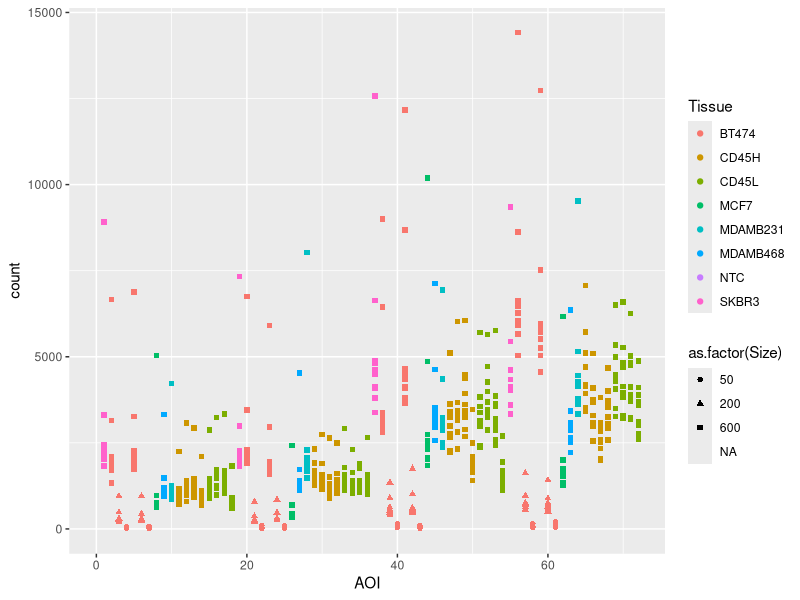
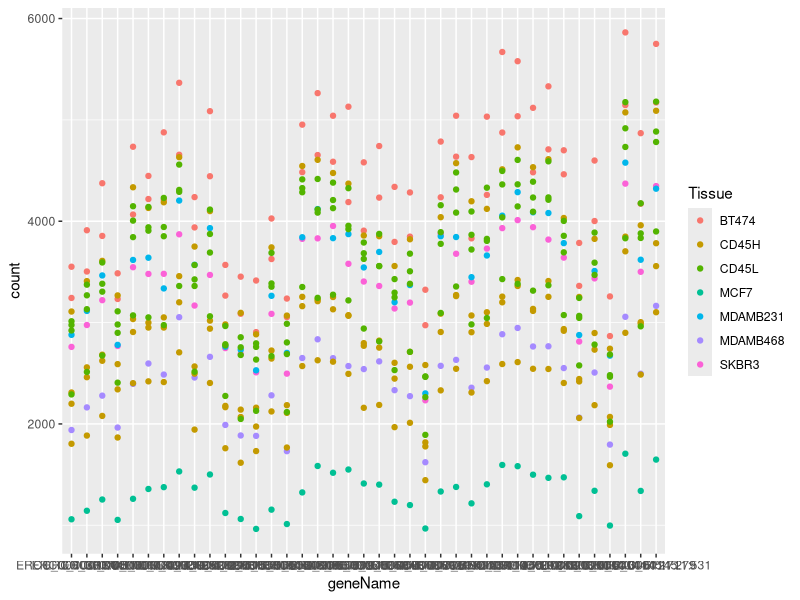
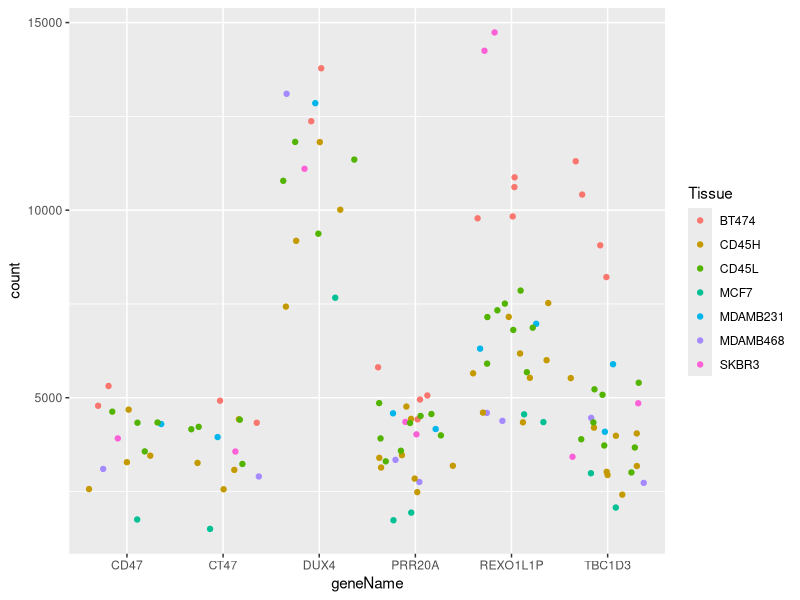
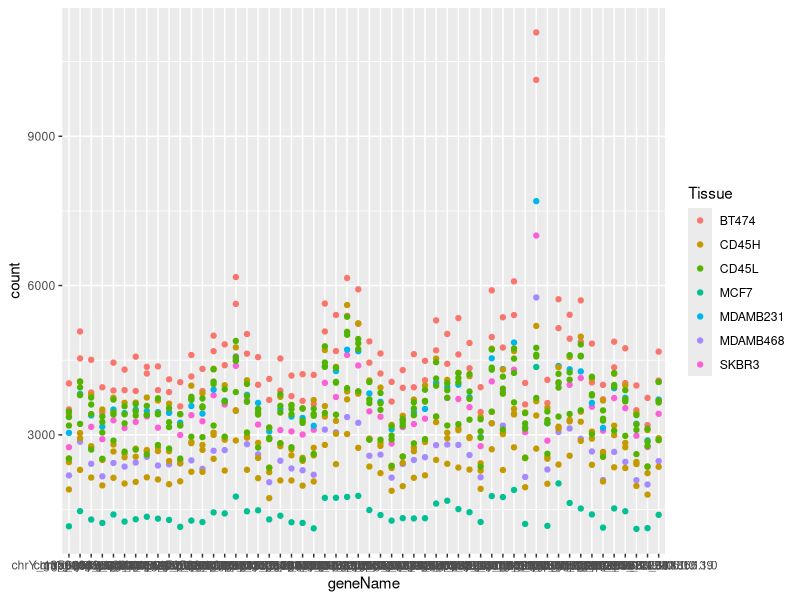
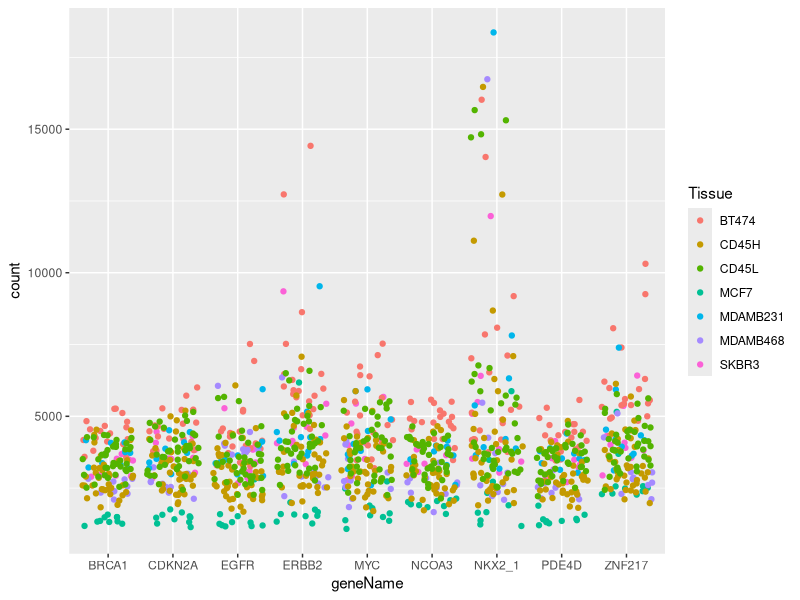
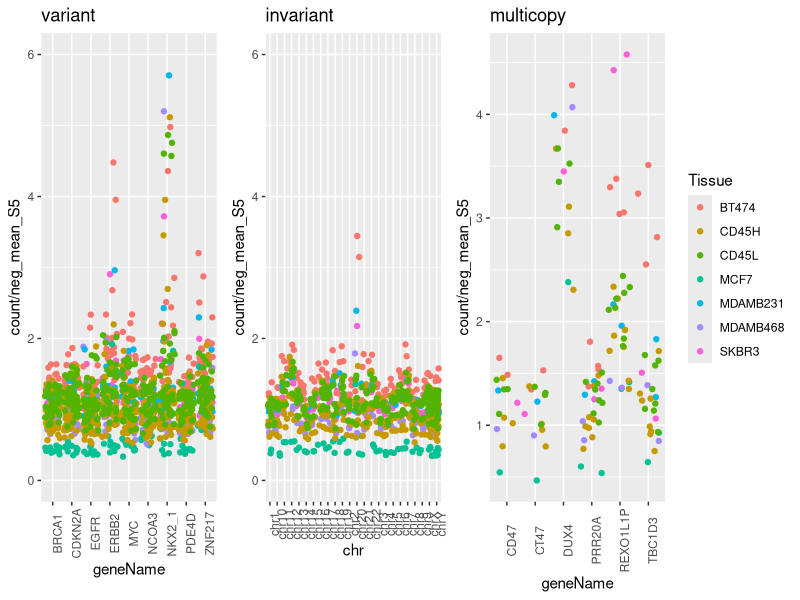
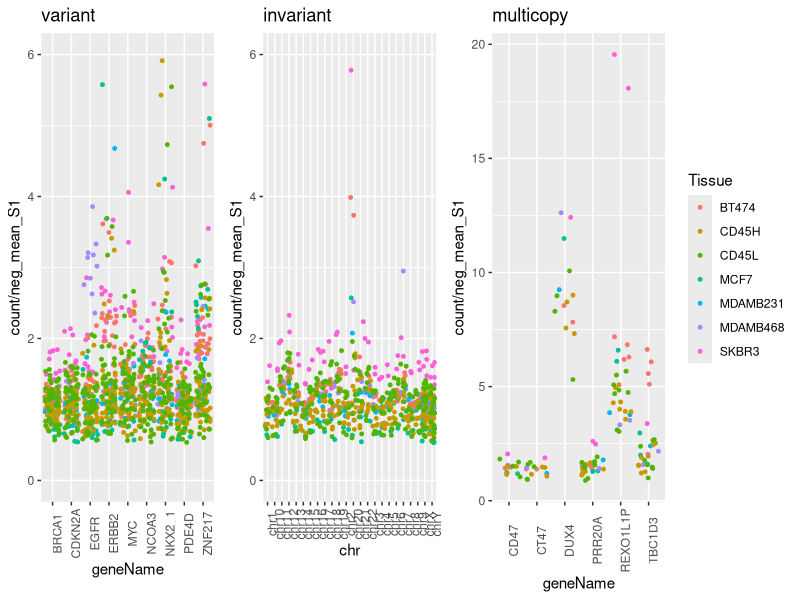
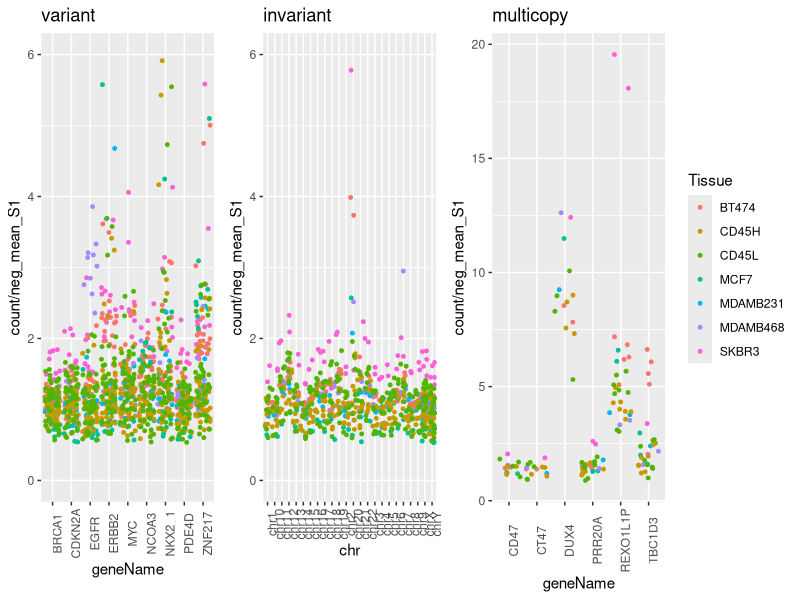

These figures' R source, in order:
## ---- chunk 1
knitr::opts_chunk$set(echo = TRUE)
## ---- chunk 2
library(tidyverse)
library(dplyr)
library(egg)
#library(plotly)
library(pheatmap)
library(psych)
library(reshape2)
## ---- chunk 3
counts <- read_tsv("DSP_CNV_e1/output_dedup.txt")
counts_long <- pivot_longer(counts, cols=-Sample_ID) %>% dplyr::rename(rts_id = name, count = value)

aoi <- read_csv("AOI_descriptions.csv")
#rts <- read_csv("rts_assignment.csv") %>% dplyr::rename(rts_id = 'RTS ID')
rts<- read_csv("rts.csv")

counts_described <- left_join(aoi,counts_long)

counts_assigned <- left_join(counts_described,rts)

#write_csv(counts_assigned, path = "DSP_CNV_exp1_counts.csv")

## ---- chunk 4
ggplot(counts_assigned %>% filter(geneName %in% "ERBB2"), aes(x = AOI, y = count, col= Tissue, shape = as.factor(Size))) + geom_point()
## ---- chunk 5
S5 <- counts_assigned %>% filter(Slide == 5)

S5 %>% filter(category %in% "ercc")  %>% filter(Size == 600) %>% ggplot(aes(x = geneName, y = count, col = Tissue)) + geom_point()
S5 %>% filter(category %in% "multicopy") %>% filter(Size == 600)  %>% ggplot(aes(x = geneName, y = count, col = Tissue)) + geom_jitter()
S5 %>% filter(category %in% "invariant") %>% filter(Size == 600)  %>% ggplot(aes(x = geneName, y = count, col = Tissue)) + geom_point()
S5 %>% filter(category %in% "variant") %>% filter(Size == 600) %>% ggplot(aes(x = geneName, y = count, col = Tissue)) + geom_jitter()

geo <- exp(mean(log2(S5 %>% filter(category %in% "ercc") %>% select(count) %>% as.matrix())))
geo

neg_mean_S5 <- mean(
  S5 %>% 
    filter(category %in% "ercc") %>% 
    filter(Size==600) %>% 
    select(count) %>% as.matrix()
  )



pos <- exp(mean(log2(S5 %>% filter(category %in% "variant") %>% select(count) %>% as.matrix())))
pos

pos_mean <- mean(S5 %>% filter(category %in% "variant") %>% select(count) %>% as.matrix())
pos_mean

## ---- chunk 6
# multi panel plot for slide 5
variantPlot_S5 <- S5 %>% 
  filter(category %in% c("variant")) %>% 
  filter(Size == 600) %>% 
  ggplot(aes(x = geneName, y = count/neg_mean_S5, col = Tissue)) + geom_jitter() +
  theme(legend.position = "none",axis.text.x = element_text(angle = 90)) +
  scale_y_continuous(limits = c(0,6))+
  labs(title="variant")

multicopyPlot_S5 <- S5 %>% 
  filter(category %in% c("multicopy")) %>% 
  filter(Size == 600) %>% 
  ggplot(aes(x = geneName, y = count/neg_mean_S5, col = Tissue)) + geom_jitter() +
  theme(axis.text.x = element_text(angle = 90)) +
#  scale_y_continuous(limits = c(0,6)) +
  labs(title="multicopy")

invariantPlot_S5 <- S5 %>% 
  filter(category %in% "invariant") %>% 
  filter(Size == 600) %>% 
  ggplot(aes(x = chr, y = count/neg_mean_S5, col = Tissue)) + geom_jitter() +
  theme(legend.position = "none",axis.text.x = element_text(angle = 90)) +
  scale_y_continuous(limits = c(0,6)) +
  labs(title="invariant")


slide5<- ggarrange(
  variantPlot_S5,invariantPlot_S5,multicopyPlot_S5, 
  nrow = 1
  )

ggsave(slide5,filename = "slide_5_variants_invariants.png",device="png",width = 10, height=6)
## ---- chunk 7
# subset to slide 1
S1 <- counts_assigned %>% filter(Slide == 1)

# find the geometric mean of the negative counts
neg_mean_S1 <- geometric.mean(
  S1 %>% 
    filter(category %in% "ercc") %>% 
    filter(Size==600) %>% 
    select(count) %>% as.matrix()
  )
neg_mean_S1

neg_sd_S1 <- sd(
  S1 %>% 
    filter(category %in% "ercc") %>% 
    filter(Size==600) %>% 
    select(count) %>% as.matrix()
  )


variantPlot_S1 <- S1 %>% 
  filter(category %in% c("variant")) %>% 
  filter(Size == 600) %>% 
  ggplot(aes(x = geneName, y = count/neg_mean_S1, col = Tissue)) + geom_jitter(size = 1) +
  theme(legend.position = "none",axis.text.x = element_text(angle = 90)) +
  scale_y_continuous(limits = c(0,6))+
  labs(title="variant") 

multicopyPlot_S1 <- S1 %>% 
  filter(category %in% c("multicopy")) %>% 
  filter(Size == 600) %>% 
  ggplot(aes(x = geneName, y = count/neg_mean_S1, col = Tissue)) + geom_jitter(size = 1) +
  theme(axis.text.x = element_text(angle = 90)) +
#  scale_y_continuous(limits = c(0,6)) +
  labs(title="multicopy")

invariantPlot_S1 <- S1 %>% 
  filter(category %in% "invariant") %>% 
  filter(Size == 600) %>% 
  ggplot(aes(x = chr, y = count/neg_mean_S1, col = Tissue)) + geom_jitter(size = 1) +
  theme(axis.text.x = element_text(angle = 90),legend.position = "none") +
  scale_y_continuous(limits = c(0,6)) +
  labs(title="invariant")


slide1<- ggarrange(
  variantPlot_S1, invariantPlot_S1, multicopyPlot_S1,
  nrow = 1
  )
slide1
ggsave(slide1,filename = "slide_1_variants_invariants.png",device="png",width = 12, height=6)

## ---- chunk 8
# 
# S1 %>% 
#   filter(category %in% c("variant")) %>% 
#   filter(Size == 600) %>% 
#   ggplot(aes(x = geneName, y = log2(count), col = Tissue)) + geom_jitter(size = 1) +
#   theme(legend.position = "none",axis.text.x = element_text(angle = 90)) +
# #  scale_y_continuous(limits = c(0,6))+
#   labs(title="variant") +
#   geom_hline(yintercept=log2(neg_mean_S1)) +
#   geom_hline(yintercept = log2(neg_mean_S1 + 2*neg_sd_S1), color = "blue",lty = 2)# +
# #  geom_hline(yintercept = log2(neg_mean_S1 - 2*neg_sd_S1), color = "blue",lty = 2) 
# 


LOD_plot <- function(dataset, category_to_plot){
  
  # calculate the ERCC mean and SD
  ## find the geometric mean of the negative counts
    ercc_geomean <- geometric.mean(
      dataset %>% 
        filter(category %in% "ercc") %>% 
        filter(Size==600) %>% 
        select(count) %>% as.matrix()
      )
  ## find the sd
    ercc_sd <- sd(
      dataset %>% 
        filter(category %in% "ercc") %>% 
        filter(Size==600) %>% 
        select(count) %>% as.matrix()
      )
  
  # generate the plot
  dataset %>% 
    filter(category %in% category_to_plot) %>% 
    filter(Size == 600) %>% 
    ggplot(aes(x = geneName, y = log2(count), col = Tissue)) + geom_jitter(size = 1) +
    theme(axis.text.x = element_text(angle = 90)) +
    labs(title=paste(category_to_plot)) +
    geom_hline(yintercept=log2(ercc_geomean)) +
    geom_hline(yintercept = log2(ercc_geomean + 2*ercc_sd), color = "blue",lty = 2)
}

# slide 1
S1 <- counts_assigned %>% filter(Slide == 1)
ggarrange(
LOD_plot(S1, "invariant")+theme(axis.text.x = element_blank()),
LOD_plot(S1, "variant"))

# slide 2
S2 <- counts_assigned %>% filter(Slide == 2)
ggarrange(
LOD_plot(S2, "invariant")+theme(axis.text.x = element_blank()),
LOD_plot(S2, "variant"))

# slide 3
S3 <- counts_assigned %>% filter(Slide == 3)
ggarrange(
LOD_plot(S3, "invariant")+theme(axis.text.x = element_blank()),
LOD_plot(S3, "variant"))

# slide 5
S5 <- counts_assigned %>% filter(Slide == 5)

ggarrange(
LOD_plot(S5, "invariant")+theme(axis.text.x = element_blank()),
LOD_plot(S5, "variant"))

## ---- chunk 9

# get the mean count for chromosome 17 on Slide 1

chr17_S1_count <- S1 %>% filter(category %in% "invariant") %>%
  filter(Size == 600) %>%
  filter(chr %in% "chr17") %>% 
  select(count) %>%
  as.matrix() %>%
  mean()
chr17_S1_count

chr17_ercc_count <- S1 %>% filter(category %in% "ercc") %>%
  filter(Size == 600) %>%
  select(count) %>%
  as.matrix() %>%
  mean()  
chr17_ercc_count

# plot counts corrected by the mean chromosome 17 count

chr17_probes <- S1 %>%
  filter(chr %in% "chr17") %>%
  filter(Size == 600) %>%
  ggplot(aes(x = geneName, y = log2(count/chr17_S1_count), col = Tissue)) + geom_jitter(size = 1) +
  theme(axis.text.x = element_text(angle = 90)) +
  scale_y_continuous(limits = c(0,6))+
  labs(title="chromosome 17")
chr17_probes
## ---- chunk 10
# CDKN2A is on Chr9. We expect low counts


# get the mean count for chromosome 9 on Slide 1

chr9_S1_count <- S1 %>% filter(category %in% "invariant") %>%
  filter(Size == 600) %>%
  filter(chr %in% "chr9") %>% 
  select(count) %>%
  as.matrix() %>%
  mean()
chr9_S1_count

# plot counts corrected by the mean chromosome 17 count

chr9_probes <- S1 %>%
  filter(chr %in% "chr9") %>%
  filter(Size == 600) %>%
  ggplot(aes(x = geneName, y = log2(count/chr9_S1_count), col = Tissue)) + geom_jitter(size = 1) +
  theme(axis.text.x = element_text(angle = 90)) +
  scale_y_continuous(limits = c(0,6))+
  labs(title="chromosome 9")
chr9_probes

## ---- chunk 11

S1 %>% filter(Tissue %in% "BT474") %>%
  filter(category %in% "variant") %>%
  ggplot(aes(x = geneName, y = log2(count), shape = as.factor(Size))) + geom_jitter(size = 2,alpha=0.5) +
  theme(axis.text.x = element_text(angle = 90)) 


# find the geometric mean of the negative counts
neg_mean_S1_50 <- geometric.mean(
  S1 %>% 
    filter(category %in% "ercc") %>% 
    filter(Size==50) %>% 
    select(count) %>% as.matrix()
  )
neg_mean_S1_50

# find the sd of the negative counts
neg_sd_S1_50 <- sd(
  S1 %>% 
    filter(category %in% "ercc") %>% 
    filter(Size==50) %>% 
    select(count) %>% as.matrix()
  )
neg_sd_S1_50

# find the geometric mean of the chromosome counts
inv_mean_S1_50 <- geometric.mean(
  S1 %>% 
    filter(category %in% "invariant") %>% 
    filter(Size==50) %>% 
    select(count) %>% as.matrix()
  )
inv_mean_S1_50

# plot 50 um ROIs

S1 %>% filter(Tissue %in% "BT474") %>%
  filter(category %in% "variant") %>%
  filter(Size == 50) %>%
  ggplot(aes(x = geneName, y = log2(count/inv_mean_S1_50))) + geom_jitter() +
  geom_hline(yintercept = log2(neg_mean_S1_50/inv_mean_S1_50)) 

## ---- chunk 12
tiles <- S1 %>% 
  filter(category %in% c("variant")) %>%
  filter(Size == 600) %>%
  ggplot(aes(x = start, y = log2(count/neg_mean_S1), col = Tissue)) +
  geom_jitter( size = 1 ) +
    theme(axis.title.x=element_blank(),
        axis.text.x=element_blank(),
        axis.ticks.x=element_blank()) +
  facet_wrap( ~ geneName, strip.position = "bottom", scales = "free_x") +
  theme_bw(base_size = 7) +
  labs(x = "tile", y = "log2( count/average negative count)")

tiles
ggsave(tiles,filename = "tiles_per_locus.png",device="png",width = 10, height = 6)
## ---- chunk 13
#' create heatmap of normalized count data
#'
#' @param dataset # data to plot
#' @param category_to_plot # as in "variant", "invariant", "ercc"
#' @export output plot

heater_norm <- function(dataset, category_to_plot){
  toPlot <- dataset %>% filter(category %in% category_to_plot ) %>%
    dplyr::filter(Size == 600) %>% select(Tissue,geneName,count) %>% 
    dplyr::group_by(Tissue,geneName) %>%
    dplyr::summarise(countz = log2(mean(count)/neg_mean_S1)) %>%
    pivot_wider(names_from = Tissue, values_from = countz) %>% 
    distinct() %>% 
    data.frame(row.names = "geneName")
  
  pheatmap(data.matrix(toPlot), fontsize = 8)  
}

#' create heatmap of raw count data
#'
#' @param dataset # data to plot
#' @param category_to_plot # as in "variant", "invariant", "ercc"
#' @export output plot

heater <- function(dataset, category_to_plot){
  toPlot <- dataset %>% filter(category %in% category_to_plot ) %>%
    dplyr::filter(Size == 600) %>% select(Tissue,geneName,count) %>% 
    dplyr::group_by(Tissue,geneName) %>%
    dplyr::summarise(countz = mean(count)) %>%
    pivot_wider(names_from = Tissue, values_from = countz) %>% 
    distinct() %>% 
    data.frame(row.names = "geneName")
  
  pheatmap(data.matrix(toPlot), fontsize = 8)  
}

#' create heatmap of raw count data
#'
#' @param dataset # data to plot
#' @param category_to_plot # as in "variant", "invariant", "ercc"
#' @export output plot

heater_ungrouped <- function(dataset, category_to_plot){
  toPlot <- dataset %>% filter(category %in% category_to_plot ) %>%
    dplyr::filter(Size == 600) %>% select(Tissue,Full_ID,count) %>% 
    dplyr::group_by(Tissue,Full_ID) %>%
    dplyr::summarise(countz = mean(count)) %>%
    pivot_wider(names_from = Tissue, values_from = countz) %>% 
    distinct() %>% 
    data.frame(row.names = "Full_ID")
  
  pheatmap(data.matrix(toPlot), fontsize = 8)  
}


heater(S1,"variant") %>% ggsave(filename = "variants_raw_counts_heatmap.png",device = "png")



# ungrouping the variant probes
heater_ungrouped(S1,"variant") %>% ggsave(filename = "variants_ungrouped_raw_counts_S1.png",
                                          device = "png", height = 11, width = 8)

heater(counts_assigned %>% filter(Slide == 2),"variant") %>% ggsave(filename = "variants_raw_counts_heatmap_s2.png",device = "png")

# Some of the variant probes have outlier counts. Remove
heater_ungrouped(S1 %>% 
                   filter(Full_ID != "ERBB2_3897.1:285") %>%
                   filter(Full_ID != "NKX2_1_3762.1:214")%>%
                   filter(Full_ID != "ZNF217_Hg19_8848.1:30"),"variant") %>%
  ggsave(filename = "variants_ungrouped_raw_counts_S1_outliersRem.png",
                                          device = "png", height = 11, width = 8)


# the invariants have two probes with very high counts in a couple lines:
# remove those
heater(S1 %>% 
         filter(geneName != "gap0313_497807.1:22") %>%
         filter(geneName != "gap0104_391998.1:0"),"invariant") %>% 
  ggsave(filename = "invariants_raw_counts_heatmap.png", device = "png", height = 11, width = 8)

heater(counts_assigned %>% 
         filter(Slide == 3) %>%
         filter(geneName != "gap0313_497807.1:22") %>%
          filter(geneName != "gap0104_391998.1:0"),"invariant")


heater(S1,"ercc") %>% ggsave(filename = "ercc_raw_counts_heatmap.png", device = "png", height = 11, width = 8)
heater(counts_assigned %>% 
         filter(Slide == 5),"ercc") %>% 
  ggsave(filename = "ercc_raw_counts_heatmap_s5.png",device = "png", height = 11, width = 8)

# toMap <- S1 %>% filter(category %in% "invariant") %>%
#   dplyr::filter(Size == 600) %>% select(Tissue,geneName,count) %>% 
#   dplyr::group_by(Tissue,geneName) %>%
#   dplyr::summarise(countz = mean(count))
# 
# # switch to wide format
# converted <- toMap %>% pivot_wider(names_from = Tissue, values_from = countz)
# 
# #
# distinctCounts <- converted %>% distinct()
# distinctCounts
# 
# # convert to df and take row names from first col
# counts_df <- data.frame(distinctCounts, row.names = "geneName")
# counts_df %>% head()
# 
# # make the heatmap
# counts_heatmap <- pheatmap(data.matrix(counts_df),fontsize = 8)
# counts_heatmap

## ---- chunk 14
grouped_means <- counts_assigned %>%
  filter(Size == 600) %>%
  group_by(AOI, Slide, category) %>%
  summarise(mean_count = mean(count))
grouped_means

# grouped_means %>%
#   filter(Slide == 1) %>%
#   filter(category != "multicopy") %>%
#   ggplot(aes(x = AOI, y = mean_count,col = category)) + 
#   geom_point()

# do a pivot, melt and spread to get the data into the right format
grouped_means_spread <- grouped_means %>% pivot_wider(names_from = c(AOI,Slide),values_from = mean_count) %>%
  reshape2::melt() %>%
  spread(key = category, value = value) 

# introduce a slide number variable
grouped_means_spread <- grouped_means_spread %>% dplyr::mutate(SlideNumber = str_extract(as.character(variable), "[^_]+$"))

# plot the mean invariant count to the mean ERCC count
inv_to_ercc <- grouped_means_spread %>%  
  ggplot(aes(x = invariant, y = ercc, col = SlideNumber)) + geom_point() +
  labs(x = "mean invariant count per within AOI", y = "mean ERCC count within AOI") 

inv_to_ercc %>% ggsave(filename = "invariants_vs_ercc.png", device = "png")

# they are highly correlated
cor.test(x = grouped_means_spread$invariant, y = grouped_means_spread$ercc)


## ---- chunk 15

#SNR = target counts / geomean (neg ctl counts)

# let's look at it gene-by-gene
SNR_gene <- function(dataset, gene_name){
  
  # calculate the ERCC mean
  ## find the geometric mean of the negative counts
    ercc_geomean <- geometric.mean(
      dataset %>% 
        filter(category %in% "ercc") %>% 
        filter(Size==600) %>% 
        select(count) %>% as.matrix()
      )
 
     gene_count <- dataset %>% 
        filter(category %in% "variant") %>%
        filter(geneName %in% gene_name) %>%
        filter(Size==600) %>% 
        select(count) %>% as.matrix()

  tib <- data.frame(gene_count/ercc_geomean)
   return(tib)
}

# make a plot for NKX2_1
# dimensions are 140 because 14 ROIs > 600 um * 10 probes per gene

snr_S1 <- SNR_gene(S1, "NKX2_1") %>% dplyr::rename(conc_8nM = count)
snr_S2 <- SNR_gene(S2, "NKX2_1") %>% dplyr::rename(conc_16nM = count)
snr_S5 <- SNR_gene(S5, "NKX2_1") %>% dplyr::rename(conc_32nM = count)

nkx_snr <- bind_cols(snr_S1,snr_S2,snr_S5)
nkx_snr_melt <- nkx_snr %>% melt()

ggplot(nkx_snr_melt, aes(x = value,col=variable)) + 
  geom_freqpoly() +
  labs(x = "SNR")

# make a plot for ERBB2
# dimensions are 140 because 14 ROIs > 600 um * 10 probes per gene

erbb_S1 <- SNR_gene(S1, "ERBB2") %>% dplyr::rename(conc_8nM = count)
erbb_S2 <- SNR_gene(S2, "ERBB2") %>% dplyr::rename(conc_16nM = count)
erbb_S5 <- SNR_gene(S5, "ERBB2") %>% dplyr::rename(conc_32nM = count)

erbb2_snr <- bind_cols(erbb_S1,erbb_S2,erbb_S5)
erbb2_snr_melt <- erbb2_snr %>% reshape2::melt()

ggplot(erbb2_snr_melt, aes(x = value,fill=variable)) + 
  geom_density(alpha=0.5) +
  labs(x = "SNR")
